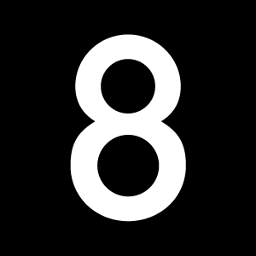
#> input picture lab3/8.jpg, 256 x 256 px, found by its file name
$ python lab4_3.py
#> lines starting #> are read from the running program, lines starting #| are printed output that depends on the picture
# -*- coding: utf-8 -*-
"""
Created on Fri Feb 12 14:22:28 2021
file: gray level slicing with background
@author: Devasena
"""

import cv2
import numpy as np
from matplotlib import pyplot as plt

img = cv2.imread('C:/Users/HP/Desktop/M.Tech-SEM2/DIP/8.jpg',0)  #read the original image
#> img is the input picture: shape (256, 256); min 0, max 255, mean 46.2

h,w= img.shape #obtain the height and width of image
#> h = 256; w = 256

T1 = 200  #set the lower threshold value

T2 = 1000  #set the upper threshold value

img_sliced = np.zeros((h,w), dtype = int) #create a new array of zeros to store the new image

for i in range(h):

    for j in range(w):

        if T1 < img[i,j] < T2:
            img_sliced[i,j]= 255   #brighten the desired range of intensities
        else:
            img_sliced[i,j] = img[i,j] #leave the other areas of the image unchanged
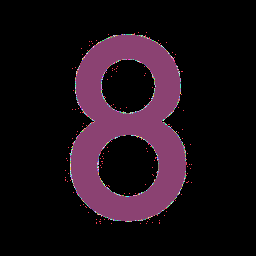
#> img_sliced: shape (256, 256) int64; 197 distinct labels, from 0 to 255; one colour per label, 0 black

cv2.imwrite('gray_level_sliced_with.png', img_sliced) # save the array as a png image

hist,bins = np.histogram(img_sliced.ravel(),256,[0,256]) #plot the histogram of the corrected image
#> hist = 256 values, max 52840 at index 0, min 0 at index 46, mean 256; bins = 257 values from 0 to 256
plt.plot(hist)
plt.show()
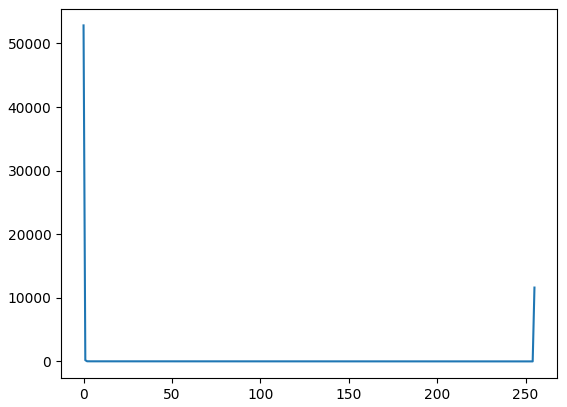
#> figure drawn by matplotlib, 1 panel; curve peaks at x = 0, y = 52840
